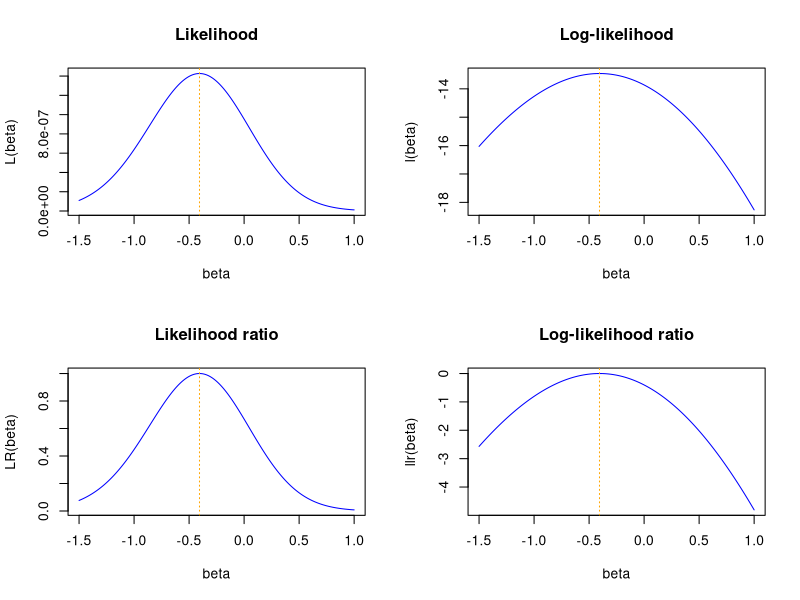
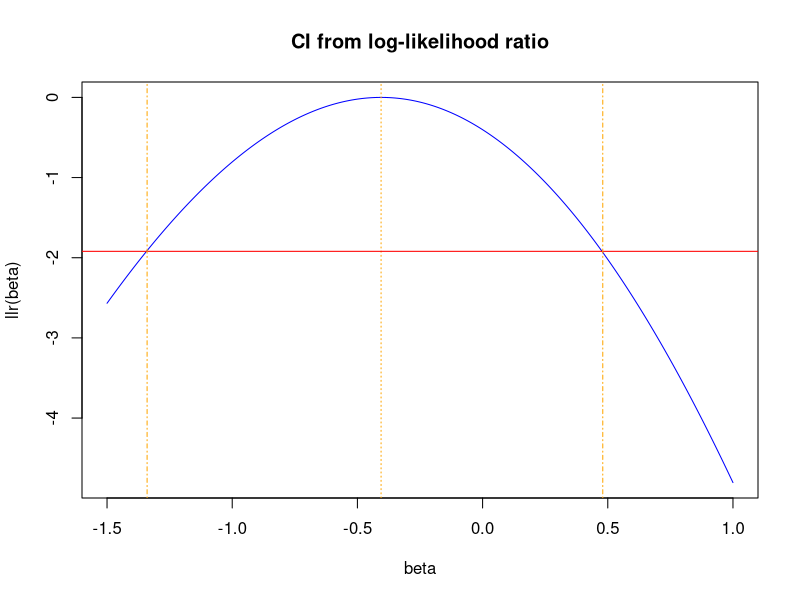
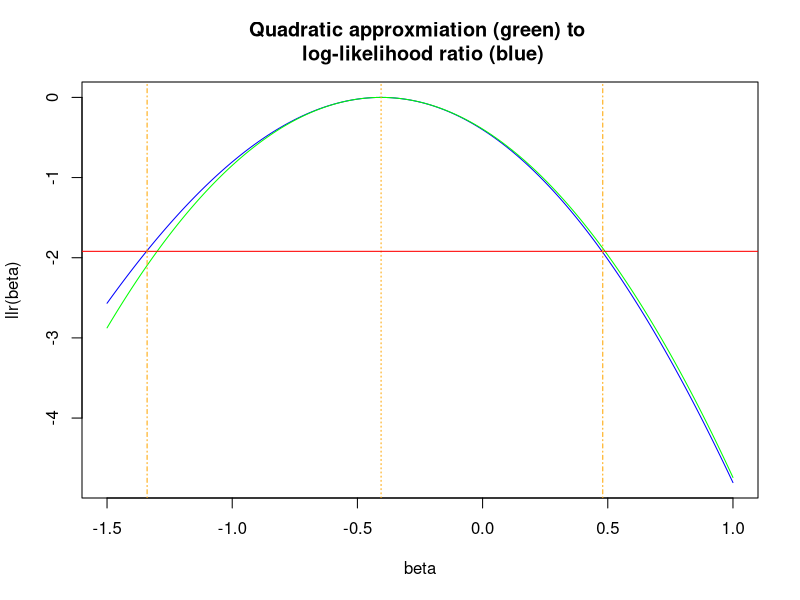
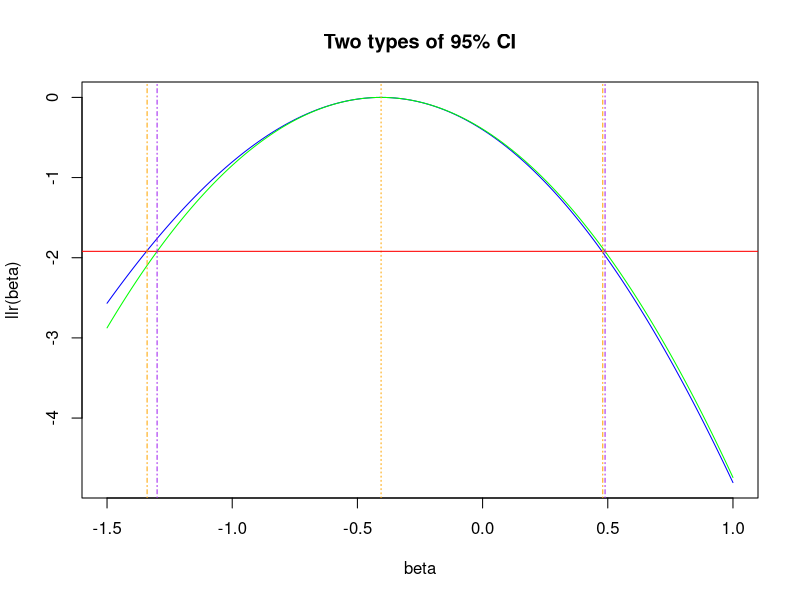

R code for these plots, in order:
# Observed data 
n<- 20
y<- c(0, 1, 1, 0, 1, 0, 1, 0, 1, 0, 1, 0, 0, 0, 0, 1, 0, 0, 1, 0)

# MLE
k <- sum(y)
ybar <- k/n
beta_hat <- log(ybar/(1 - ybar))

# Set range of betas over which to evaluate functions
beta <- seq(-1.5, 1, by = 0.004)

# Likelihood and loglikelihoods function
L <- exp(beta*k)/(1 + exp(beta))^n
l <- beta*k - n*log(1 + exp(beta))

# Likelihood ratio and log likelihood ratio
LR <- L/(exp(beta_hat*k)/(1 + exp(beta_hat))^n)
llr <- l - (beta_hat*k - n*log(1 + exp(beta_hat)))


# Graph the four functions
par(mfrow = c(2, 2)) 

plot(beta, L, type = "l", col="blue", main="Likelihood", ylab="L(beta)")
abline(v=beta_hat, col="orange", lty=3)

plot(beta, l, type = "l", col="blue", main="Log-likelihood", ylab="l(beta)")
abline(v=beta_hat, col="orange", lty=3)

plot(beta, LR, type = "l", col="blue", main="Likelihood ratio", ylab="LR(beta)")
abline(v=beta_hat, col="orange", lty=3)

plot(beta, llr, type = "l", col="blue", main="Log-likelihood ratio", ylab="llr(beta)")
abline(v=beta_hat, col="orange", lty=3)



options(repr.plot.width=4, repr.plot.height=4)
par(mfrow = c(1, 1)) 
plot(beta, llr, col="blue", type = "l", main="CI from log-likelihood ratio", ylab="llr(beta)")
abline(v=beta_hat, col="orange", lty=3)
abline(h=-1.92, col="red")

abline(v=-1.34, col="orange", lty=4)
abline(v=0.48, col="orange", lty=4)




# Obtain S (i.e. the SE(beta_hat))
SE <- sqrt((n*exp(beta_hat)/(1 + exp(beta_hat))^2)^(-1))

# Obtain quadratic approximation to log-likelihood ratio:
f<- -1/2*((beta - beta_hat)/SE)^2 

# Plot
options(repr.plot.width=4, repr.plot.height=4)
par(mfrow = c(1, 1)) 
plot(beta, llr, col="blue", type = "l", main="Quadratic approxmiation (green) to \n log-likelihood ratio (blue)", ylab="llr(beta)")
lines(beta, f, col="green", type = "l")

# indicate MLE
abline(v=beta_hat, col="orange", lty=3)

# indicate log likelihood ratio confidence interval
abline(h=-1.92, col="red")
abline(v=-1.34, col="orange", lty=4)
abline(v=0.48, col="orange", lty=4)

# Plot
options(repr.plot.width=4, repr.plot.height=4)
par(mfrow = c(1, 1)) 
plot(beta, llr, col="blue", type = "l", main="Two types of 95% CI", ylab="llr(beta)")
lines(beta, f, col="green", type = "l", ylab="llr(beta)")

# indicate MLE
abline(v=beta_hat, col="orange", lty=3)

# indicate log likelihood ratio confidence interval
abline(h=-1.92, col="red")
abline(v=-1.34, col="orange", lty=4)
abline(v=0.48, col="orange", lty=4)

# indicate Wald-type confidence interval (from quadratic approximation)
lower_lim <- beta_hat - 1.96*SE
upper_lim <- beta_hat + 1.96*SE
abline(v=lower_lim, col="purple", lty=4)
abline(v=upper_lim, col="purple", lty=4)
